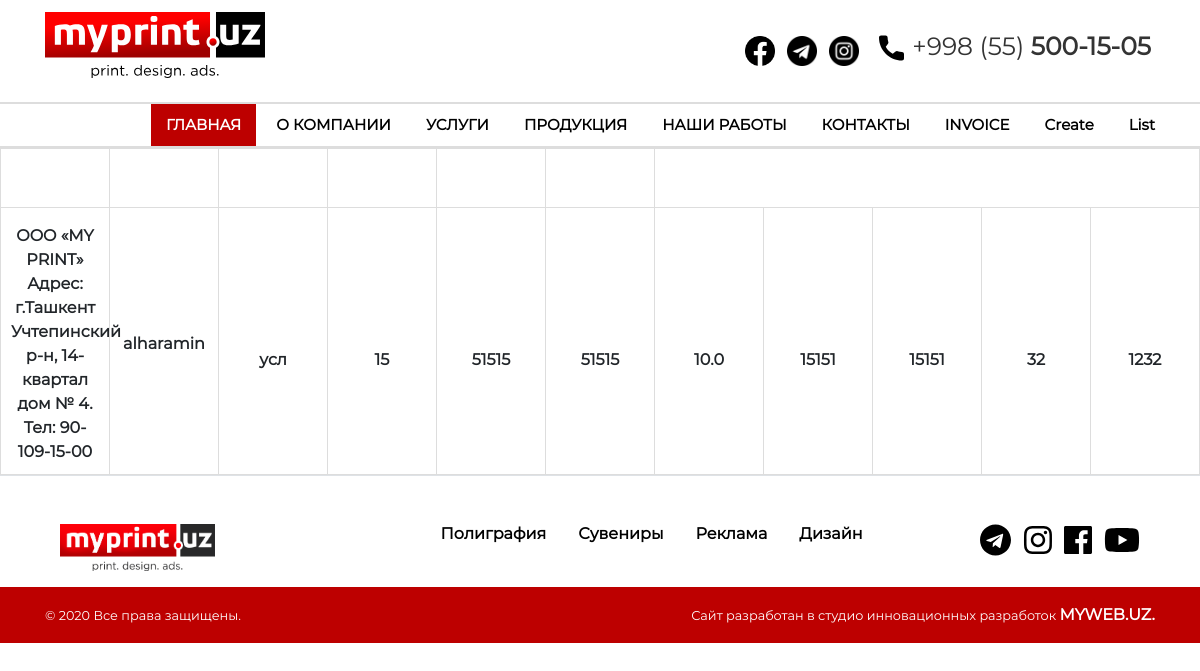
The app's page /en/list/, older data.
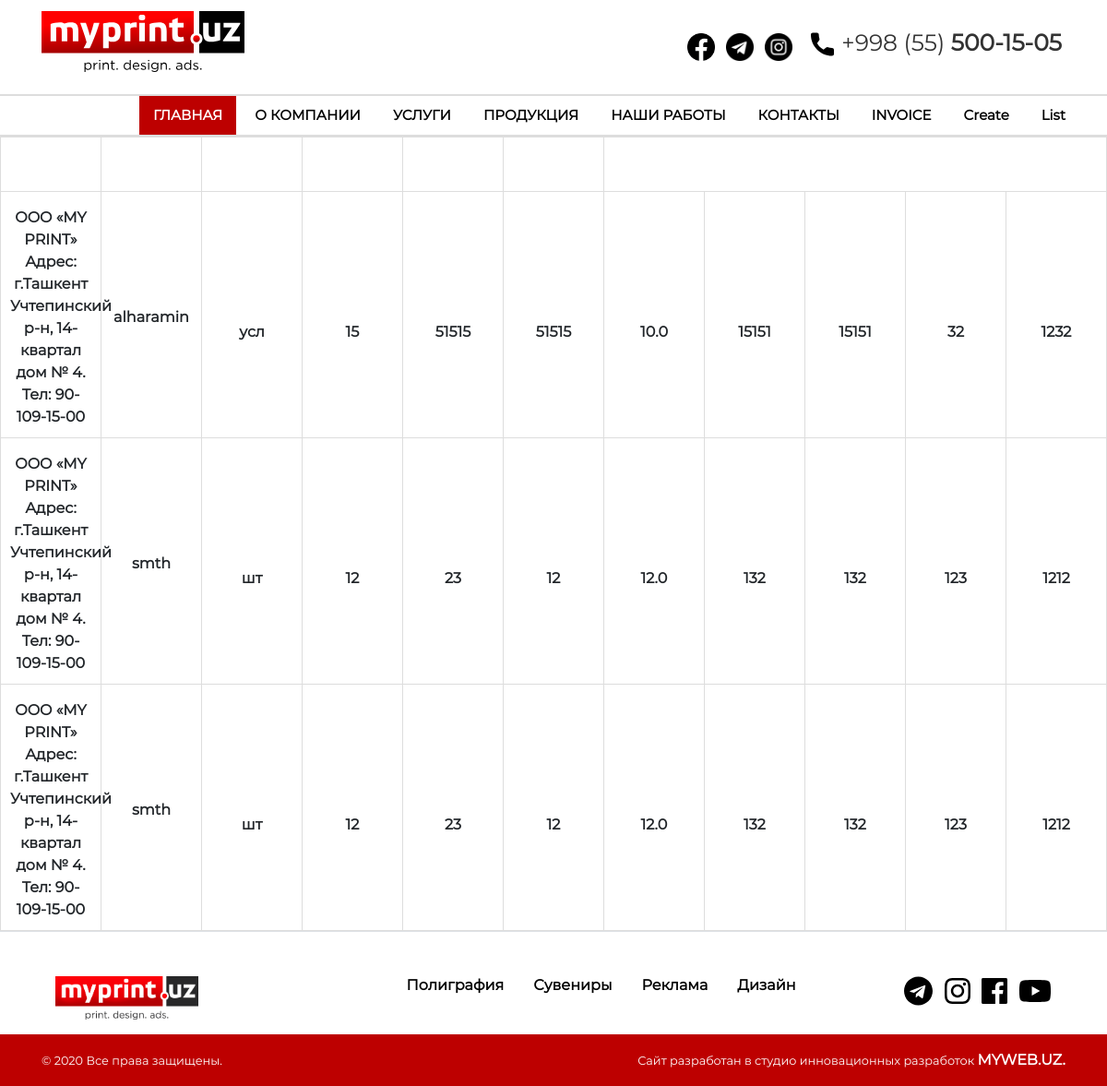
The same page, newer data.
### myprint/models.py (models this page shows, shortened)
class OrderForm(models.Model):
    student = models.ForeignKey(Customer, related_name = "orders", on_delete=models.CASCADE)
    Product_Status = (
        ('шт', 'шт'),
        ('усл', 'усл'),
    )
    name = models.CharField(max_length=65)
    status_order = models.CharField(max_length=20, choices=Product_Status, default='шт', null=True, blank=True)
    amount = models.IntegerField()
    price = models.PositiveIntegerField()
    price_free_VAT = models.PositiveIntegerField()
    VAT = models.FloatField()
    price_with_VAT = models.PositiveIntegerField()
    total = models.PositiveIntegerField()
    total_price_with_VAT = models.PositiveIntegerField()
    total_price_ALL = models.PositiveIntegerField()
    class Meta:
        db_table = 'orders'

class Customer(models.Model):
    id_name_order = models.CharField(max_length=300)
    client = models.CharField(max_length=65)
    client_phone_number = models.CharField(max_length=65)
    manager_name = models.CharField(max_length=65)
    date_order = models.DateTimeField()
    ready_product_date_order = models.DateTimeField()
    class Meta:
        db_table = 'customers'

### myprint/views.py (the view)
# urls.py: path('list/', list, name="list"),
def list(request):
    datas = OrderForm.objects.all()
    context = {'datas' : datas}
    return render(request, 'multi_forms/list.html', context=context)

### myprint/templates/multi_forms/list.html (shortened to what this page needs)
{% extends 'base.html' %}
{% load static %}
{% block content %}
	<table>
     <tbody>
          <tr>
            <td class="pt-3">{{datas.student.id_name_order}}</td>
            <td class="pt-3">{{datas.student.client}}</td>
            <td class="pt-5">{{datas.student.client_phone_number}}</td>
            <td class="pt-5">{{datas.student.manager_name}}</td>
            <td class="pt-5">{{datas.student.date_order}}</td>
            <td class="pt-5">{{datas.student.ready_product_date_order}}</td>
          </tr>
         {% for data in datas %}
           <tr>
            <td class="pt-3">{{data.student.id_name_order}}</td>
            <td class="pt-3">{{data.name}}</td>
            <td class="pt-5">{{data.status_order}}</td>
            <td class="pt-5">{{data.amount}}</td>
            <td class="pt-5">{{data.price}}</td>
            <td class="pt-5">{{data.price_free_VAT}}</td>
            <td class="pt-5">{{data.VAT}}</td>
            <td class="pt-5">{{data.price_with_VAT}}</td>
            <td class="pt-5">{{data.price_with_VAT}}</td>
            <td class="pt-5">{{data.total}}</td>
            <td class="pt-5">{{data.total_price_with_VAT}}</td>
           </tr>
         {% endfor %}
     </tbody>
    </table>
{% endblock %}

Row changes from the older to the newer data that the page shows:
added OrderForm: student.id_name_order "OOO «MY PRINT» Адрес: г.Ташкент Учтепинский р-н, 14-квартал дом № 4. Тел: 90-109-15-00", name "smth", status_order "шт", amount "12", price "23", price_free_VAT "12", VAT "12.0", price_with_VAT "132", total "123", total_price_with_VAT "1212"
added OrderForm: student.id_name_order "OOO «MY PRINT» Адрес: г.Ташкент Учтепинский р-н, 14-квартал дом № 4. Тел: 90-109-15-00", name "smth", status_order "шт", amount "12", price "23", price_free_VAT "12", VAT "12.0", price_with_VAT "132", total "123", total_price_with_VAT "1212"
